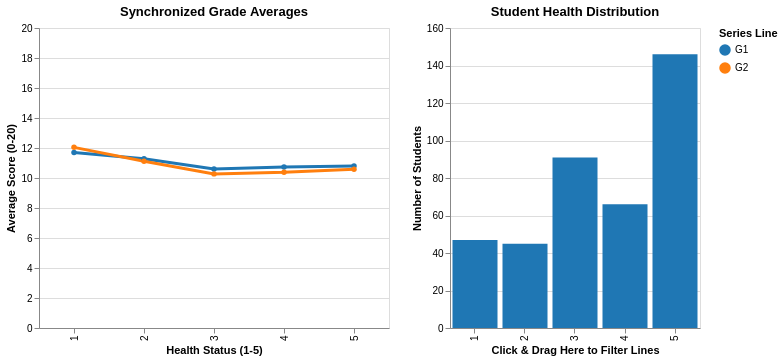

Here is the notebook cell this chart was saved with:
### Code cell
import altair as alt

# 1. This creates a true synchronized "brush" selector
brush = alt.selection_interval(resolve='global', encodings=['x'])

# 2. Multi-Series Line Chart (Responding to the Brush)
lines = alt.Chart(df).transform_fold(
    ['G1', 'G2'],
    as_=['Period', 'Grade']
).mark_line(point=True, strokeWidth=3).encode(
    x=alt.X('health_status:O', title='Health Status (1-5)'),
    y=alt.Y('mean(Grade):Q', title='Average Score (0-20)', scale=alt.Scale(domain=[0, 20])),
    color=alt.Color('Period:N', title='Series Line', scale=alt.Scale(scheme='category10'))
).transform_filter(
    brush  # Truly synchronized: filters dynamically when you drag on the bar chart
).properties(
    width=350,
    height=300,
    title='Synchronized Grade Averages'
)

# 3. Bar Chart acting as the Interactive Controller
bars = alt.Chart(df).mark_bar().encode(
    x=alt.X('health_status:O', title='Click & Drag Here to Filter Lines'),
    y=alt.Y('count():Q', title='Number of Students'),
    color=alt.condition(brush, alt.value('#1f77b4'), alt.value('lightgray'))
).add_params(
    brush  # Attaches the synchronized selector here
).properties(
    width=250,
    height=300,
    title='Student Health Distribution'
)

# 4. Display them side-by-side
lines | bars

### Figure 1 — Vega-Lite specification as saved in the notebook (floating-point values rounded to 4 significant figures; data arrays with more than 128 entries replaced by an {"elided": "..."} marker saying what was removed)
{"config": {"view": {"continuousWidth": 300, "continuousHeight": 300}}, "hconcat": [{"mark": {"type": "line", "point": true, "strokeWidth": 3}, "encoding": {"color": {"field": "Period", "scale": {"scheme": "category10"}, "title": "Series Line", "type": "nominal"}, "x": {"field": "health_status", "title": "Health Status (1-5)", "type": "ordinal"}, "y": {"aggregate": "mean", "field": "Grade", "scale": {"domain": [0, 20]}, "title": "Average Score (0-20)", "type": "quantitative"}}, "height": 300, "title": "Synchronized Grade Averages", "transform": [{"fold": ["G1", "G2"], "as": ["Period", "Grade"]}, {"filter": {"param": "param_7"}}], "width": 350}, {"mark": {"type": "bar"}, "encoding": {"color": {"condition": {"param": "param_7", "value": "#1f77b4"}, "value": "lightgray"}, "x": {"field": "health_status", "title": "Click & Drag Here to Filter Lines", "type": "ordinal"}, "y": {"aggregate": "count", "title": "Number of Students", "type": "quantitative"}}, "height": 300, "name": "view_11", "title": "Student Health Distribution", "width": 250}], "data": {"name": "data-785b5ce151e749f74e28cb058fd31110"}, "params": [{"name": "param_7", "select": {"type": "interval", "encodings": ["x"], "resolve": "global"}, "views": ["view_11"]}], "$schema": "https://vega.github.io/schema/vega-lite/v5.20.1.json", "datasets": {"data-785b5ce151e749f74e28cb058fd31110": {"elided": "395 records"}}}
